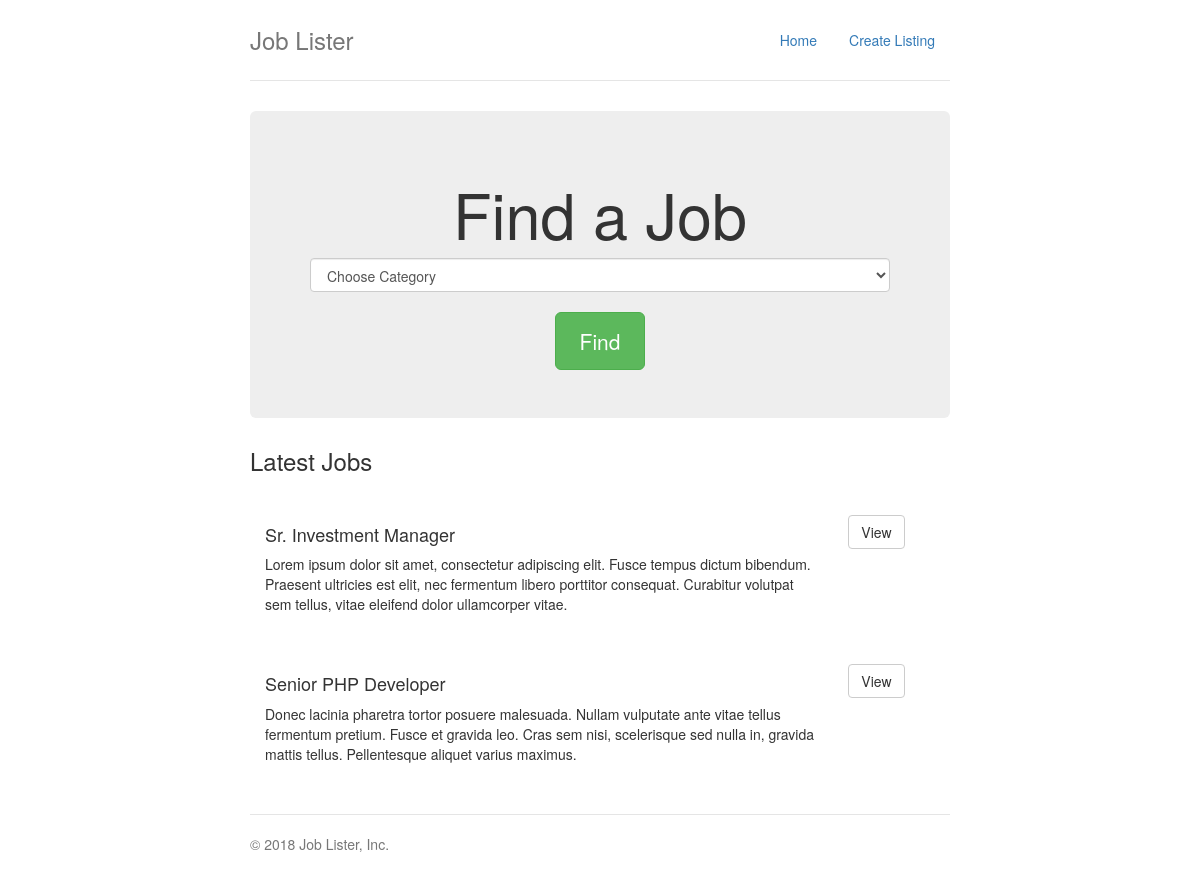
The page / on the database its author committed.
### tables this page shows
CREATE TABLE `jobs` (
  `job_id` int(11) NOT NULL,
  `category_id` int(11) NOT NULL,
  `job_company` varchar(255) NOT NULL,
  `job_title` varchar(255) NOT NULL,
  `job_desc` varchar(255) NOT NULL,
  `job_salary` varchar(255) NOT NULL,
  `job_location` varchar(255) NOT NULL,
  `job_contact_user` varchar(255) NOT NULL,
  `job_contact_email` varchar(255) NOT NULL,
  `job_post_date` timestamp NOT NULL DEFAULT current_timestamp()
);

### classes/clsTemplate.php (called while the page is built, shortened)
<?php
class clsTemplate
{
    protected $template;
    public function __construct($template)
    {
        $this->template = $template;
    }
    public function __toString()
    {
        include basename($this->template);
        return ob_get_clean();
    }
}

### classes/clsDBH.php (called while the page is built, shortened)
<?php
class clsDBH
{
    private $host = DB_HOST;
    private $user = DB_USER;
    private $pass = DB_PASS;
    private $db_name = DB_NAME;
    private $dbh;
    private $stmt;
    public function __construct()
    {
        $dsn = 'mysql:host=' . $this->host . ';dbname=' . $this->db_name;
        $options = array(
            PDO::ATTR_PERSISTENT => true,
            PDO::ATTR_ERRMODE => PDO::ERRMODE_EXCEPTION
        );
        try
        {
            $this->dbh = new PDO($dsn, $this->user, $this->pass, $options);
        }
        catch(PDOException $e)
        {
            $this->error = $e->getMessage();
            echo $this->error;
        }
    }
    public function query($query)
    {
        $this->stmt = $this->dbh->prepare($query);
    }
    public function execute()
    {
        return $this->stmt->execute();
    }
    public function resultSet()
    {
        $this->execute();
        return $this->stmt->fetchAll(PDO::FETCH_OBJ);
    }
}

### classes/clsJob.php (called while the page is built, shortened)
<?php
class clsJob
{
    private $db;
    public function __construct()
    {
        $this->db = new clsDBH;
    }
    public function getAllJobs()
    {
        $this->db->query("SELECT jobs.*, categories.category_name AS cname
            FROM jobs INNER JOIN categories
            ON jobs.category_id = categories.category_id
            ORDER by job_post_date DESC;");
        $results = $this->db->resultSet();
        return $results;
    }
    public function getCategories()
    {
        $this->db->query("SELECT * FROM categories;");
        $results = $this->db->resultSet();
        return $results;
    }
}

### templates/tmpFrontpage.php (the view, shortened to what this page needs)
<?php include_once '../includes/incHeader.php'; ?>
<div class="jumbotron">
    <h1>Find a Job</h1>
    <form method="GET" action="index.php">
        <select name="category" class="form-control">
            <option value="0">Choose Category</option>
        </select>
        <br>
        <input type="submit" class="btn btn-lg btn-success" value="Find">
    </form>
</div>
<h3><?php echo $title; ?></h3>
<?php foreach($jobs as $job): ?>
    <div class="row marketing">
        <div class="col-md-10">
            <h4><?php echo $job->job_title; ?></h4>
            <p><?php echo $job->job_desc; ?></p>
        </div>
        <div class="col-md-2">
            <a class="btn btn-default" href="job.php?job=<?php echo $job->job_id; ?>">View</a>
        </div>
    </div>
<?php endforeach; ?>
<?php include_once '../includes/incFooter.php'; ?>

### css/style.css (style rules this page uses)
body { padding-top: 20px; padding-bottom: 20px; }
.header, .marketing, .footer { padding-right: 15px; padding-left: 15px; }
.jumbotron { text-align: center; border-bottom: 1px solid #e5e5e5; }
.jumbotron .btn { padding: 14px 24px; font-size: 21px; }
.marketing { margin: 40px 0; }
@media screen and (min-width: 768px) { .header, .marketing, .footer { padding-right: 0; padding-left: 0; } }
@media screen and (min-width: 768px) { .jumbotron { border-bottom: 0; } }

### rows shown on the page
jobs: job_title "Sr. Investment Manager", job_desc "Lorem ipsum dolor sit amet, consectetur adipiscing elit. Fusce tempus dictum bibendum. Praesent ultricies est elit, nec fermentum libero porttitor consequat. Curabitur volutpat sem tellus, vitae eleifend dolor ullamcorper vitae."
jobs: job_title "Senior PHP Developer", job_desc "Donec lacinia pharetra tortor posuere malesuada. Nullam vulputate ante vitae tellus fermentum pretium. Fusce et gravida leo. Cras sem nisi, scelerisque sed nulla in, gravida mattis tellus. Pellentesque aliquet varius maximus."

### other values the page prints
SITE_TITLE "Job Lister"
$title "Latest Jobs"
